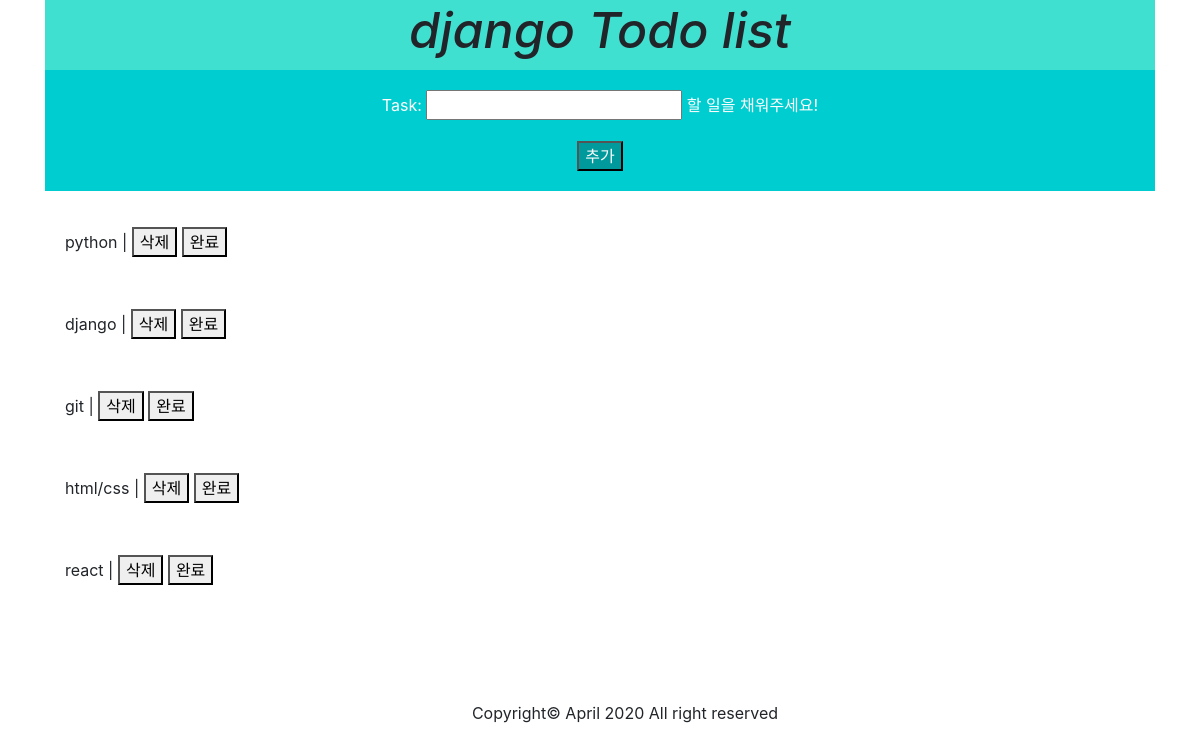
The page /todos/ on the database its author committed.
### todo/models.py (models this page shows, shortened)
class Todo(models.Model):
    task = models.CharField(max_length=200, null=False, help_text="할 일을 채워주세요!")
    is_done = models.BooleanField(default=False)

### todo/views.py (the view)
# urls.py: path('todos/', todo_view, name="todos"),
def todo_view(request):
    if request.method == 'POST':
        form = AddForm(request.POST)
        if form.is_valid():
           form.save()
    todos = Todo.objects.all()
    form = AddForm()
    data = {
        "todos" : todos,
        "form" : form,
    }
    return render(request, "todo_list.html", data)

### todo/forms.py
class AddForm(forms.ModelForm):
    class Meta:
        model = Todo
        fields = ('task',)

### todo/template/todo_list.html (shortened to what this page needs)
<!DOCTYPE html>
{% load static %}
<html lang="en">
<head>
    <link rel="stylesheet" type="text/css" href="{% static 'css/todo.css' %}">
    <link rel="stylesheet" href="https://stackpath.bootstrapcdn.com/bootstrap/4.4.1/css/bootstrap.min.css">
</head>
<body>
 <div class="container">
 <header id="intro">
   <h1>
    django Todo list
   </h1>
  </header>
 <main role="main" id="main">
  <div class="input">
    <form method="POST">
        {% csrf_token %} {{ form.as_p }}
        <button class="btn-add" type="submit">추가</button>
    </form>
  </div>
    {% for todo in todos %}
  <div class="task">
    <p>{{ todo.task }}    |
        <button type="button" class="btn_del" onclick=location.href="{% url 'todo_del' pk=todo.pk %}"  >삭제</button>
        <button type="button" class="btn_com" onclick=location.href="{% url 'todo_done' pk=todo.pk %}" >완료</button></p>
  </div>
    {% endfor %}
 </main>
 <footer id="footer">
  <div class="copyright">
     <p>Copyright&copy; April 2020 All right reserved </p>
  </div>
 </footer>
 </div>
</body>
</html>

### todo/static/css/todo.css (style rules this page uses)
.container { width: 960px; margin: 0 auto; }
#intro { height: 70px; background-color: turquoise; margin: 0; }
#intro h1 { font-size: 50px; text-align: center; font-style: italic; }
.input { border: 10px; background-color: #00cdcf; text-align: center; padding: 20px; color: #fff; }
.btn-add { background-color: #009A9C; box-sizing: border-box; color: #fff }
.task { display: table-cell; vertical-align: middle; padding: 20px 0 0 20px; width: 50%; }
.btn_del { display: float; }
#footer { padding: 100px 0 0 50px; text-align: center; }

### rows shown on the page
Todo: task "python"
Todo: task "django"
Todo: task "git"
Todo: task "html/css"
Todo: task "react"
